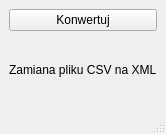
<?xml version="1.0" encoding="UTF-8"?>
<ui version="4.0">
 <class>MainWindow</class>
 <widget class="QMainWindow" name="MainWindow">
  <property name="geometry">
   <rect>
    <x>0</x>
    <y>0</y>
    <width>144</width>
    <height>134</height>
   </rect>
  </property>
  <property name="windowTitle">
   <string>MainWindow</string>
  </property>
  <widget class="QWidget" name="centralwidget">
   <layout class="QHBoxLayout" name="horizontalLayout">
    <item>
     <layout class="QVBoxLayout" name="verticalLayout">
      <item>
       <widget class="QPushButton" name="pushButton">
        <property name="text">
         <string>Konwertuj</string>
        </property>
       </widget>
      </item>
      <item>
       <widget class="QLabel" name="label">
        <property name="text">
         <string>Zamiana pliku CSV na XML</string>
        </property>
       </widget>
      </item>
     </layout>
    </item>
   </layout>
  </widget>
  <widget class="QMenuBar" name="menubar">
   <property name="geometry">
    <rect>
     <x>0</x>
     <y>0</y>
     <width>144</width>
     <height>21</height>
    </rect>
   </property>
  </widget>
  <widget class="QStatusBar" name="statusbar"/>
 </widget>
 <resources/>
 <connections/>
</ui>
